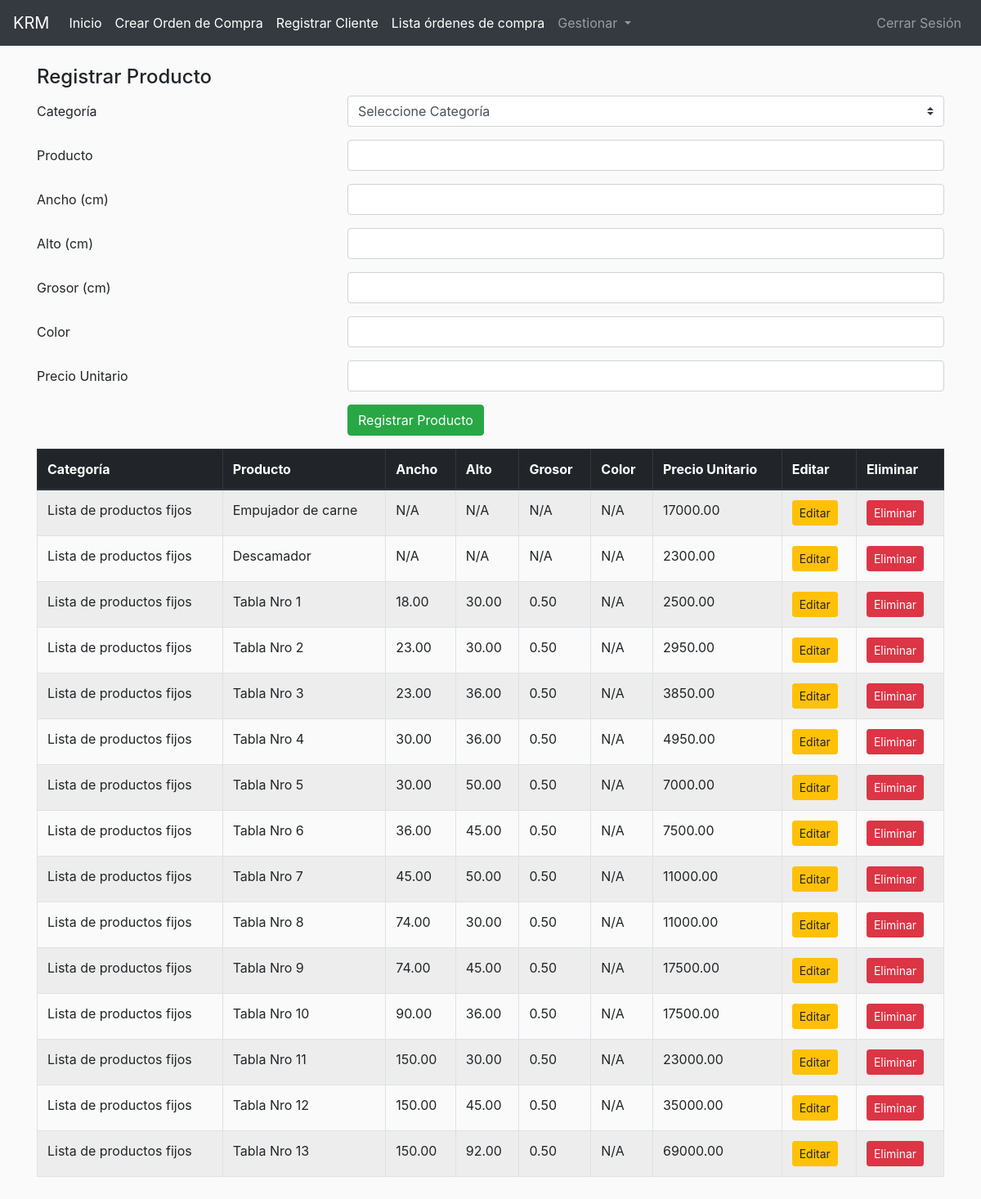
Screenshot of /producto.php (signed in) with the database file from the repository.
### tables this page shows
CREATE TABLE `productos` (
  `id_producto` int(10) NOT NULL,
  `nombre_producto` varchar(100) NOT NULL,
  `id_categoria` int(10) NOT NULL,
  `ancho` decimal(10,2) DEFAULT NULL,
  `alto` decimal(10,2) DEFAULT NULL,
  `grosor` decimal(10,2) DEFAULT NULL,
  `color` varchar(50) DEFAULT NULL,
  `precio_unitario` decimal(10,2) DEFAULT NULL
);

CREATE TABLE `categorias` (
  `id_categoria` int(10) NOT NULL,
  `nombre_categoria` varchar(100) NOT NULL
);

### mostrar_productos.php (the view, shortened to what this page needs)
<?php
$servername = "localhost";
$username = "u400283574_krm";
$password = "Krm2024!";
$dbname = "u400283574_krm";
$conn = new mysqli($servername, $username, $password, $dbname);
$sql= "SELECT productos.id_producto, nombre_producto, categorias.nombre_categoria, productos.ancho, productos.alto, productos.grosor, productos.color, productos.precio_unitario
FROM productos
INNER JOIN categorias
ON productos.id_categoria = categorias.id_categoria
ORDER BY nombre_categoria ASC";
$result = $conn->query($sql);
if ($result->num_rows > 0) {
    echo "<table class='table table-striped table-bordered'><thead class='thead-dark'><tr>
        <th>Categoría</th>
        <th>Producto</th>
        <th>Ancho</th>
        <th>Alto</th>
        <th>Grosor</th>
        <th>Color</th>
        <th>Precio Unitario</th>
        <th>Editar</th>
        <th>Eliminar</th>
    </tr></thead><tbody>";
    while ($row = $result->fetch_assoc()) {
        echo "<tr>
                <td>" . ucfirst($row["nombre_categoria"]). "</td>
                <td>" . ucfirst($row["nombre_producto"]). "</td>
                <td>" . ($row["ancho"] ?? 'N/A'). "</td>
                <td>" . ($row["alto"] ?? 'N/A'). "</td>
                <td>" . ($row["grosor"] ?? 'N/A'). "</td>
                <td>" . ($row["color"] ?? 'N/A'). "</td>
                <td>" . ($row["precio_unitario"] ?? 'N/A'). "</td>
                <td>
                    <form method='get' action='editar_producto.php'>
                        <input type='hidden' name='id_producto' value='" . $row["id_producto"] . "'>
                        <input type='submit' class='btn btn-warning btn-sm' value='Editar'>
                    </form>
                </td>
                <td>
                    <form method='post' action='eliminar_producto.php'>
                        <input type='hidden' name='id_producto' value='" . $row["id_producto"] . "'>
                        <input type='submit' class='btn btn-danger btn-sm' value='Eliminar'>
                    </form>
                </td>
              </tr>";
    }
    echo "</tbody></table>";
} else {
    echo "0 resultados";
}
?>

### menu.php (shortened to what this page needs)
<?php
$base_url = "https://renangalvan.net/sistema_krm/";
?>
<!DOCTYPE html>
<html lang="es">
<head>
    <link rel="stylesheet" href="https://maxcdn.bootstrapcdn.com/bootstrap/4.5.2/css/bootstrap.min.css">
</head>
<body>
    <nav class="navbar navbar-expand-lg navbar-dark bg-dark">
        <a class="navbar-brand" href="<?php echo $base_url; ?>index.php">KRM</a>
        <div class="collapse navbar-collapse" id="navbarNav">
            <ul class="navbar-nav mr-auto">
                <li class="nav-item active">
                    <a class="nav-link" href="<?php echo $base_url; ?>index.php">Inicio<span class="sr-only">(actual)</span></a>
                </li>
                <li class="nav-item active">
                    <a class="nav-link" href="<?php echo $base_url; ?>formulario_productos_2.php">Crear Orden de Compra<span class="sr-only">(actual)</span></a>
                </li>
                <li class="nav-item active">
                    <a class="nav-link" href="<?php echo $base_url; ?>cliente.php">Registrar Cliente</a>
                </li>
                <li class="nav-item active">
                    <a class="nav-link" href="<?php echo $base_url; ?>lista_cotizaciones.php">Lista órdenes de compra</a>
                </li>
                <li class="nav-item dropdown">
                    <a class="nav-link dropdown-toggle" href="#" id="navbarDropdown" role="button" data-toggle="dropdown" aria-haspopup="true" aria-expanded="false">
                        Gestionar
                    </a>
                </li>
            </ul>
            <ul class="navbar-nav">
                <li class="nav-item">
                    <a class="nav-link" href="logout.php">Cerrar Sesión</a>
                </li>
            </ul>
        </div>
    </nav>
    <br/>
</body>
</html>

### producto.php (shortened to what this page needs)
<?php
include "menu.php";
?>
<!DOCTYPE html>
<html lang="en">
  <head>
    <link rel="stylesheet" href="https://stackpath.bootstrapcdn.com/bootstrap/4.1.3/css/bootstrap.min.css">
    <link rel="stylesheet" href="https://maxcdn.bootstrapcdn.com/font-awesome/4.7.0/css/font-awesome.min.css">
  </head>
  <body style="background-color: #FAFAFA;">
      <div class="container">
<h4>Registrar Producto</h4>
    <form action="insertar_producto.php" method="post">
        <div class="form-group row">
          <label for="id_categoria" class="col-4 col-form-label">Categoría</label>
            <div class="col-8">
                <select  name="id_categoria" class="custom-select" required>
                    <option value="" disabled selected>Seleccione Categoría</option>
                </select>
            </div>
        </div>
        <div class="form-group row">
            <label for="nombre_producto" class="col-4 col-form-label">Producto</label>
            <div class="col-8">
            <input  name="nombre_producto" type="text" class="form-control" required="required">
            </div>
        </div>
        <div class="form-group row">
            <label for="ancho" class="col-4 col-form-label">Ancho (cm)</label>
            <div class="col-8">
            <input name="ancho" type="number" step="0.01" class="form-control">
            </div>
        </div>
        <div class="form-group row">
            <label for="alto" class="col-4 col-form-label">Alto (cm)</label>
            <div class="col-8">
            <input name="alto" type="number" step="0.01" class="form-control">
            </div>
        </div>
        <div class="form-group row">
            <label for="grosor" class="col-4 col-form-label">Grosor (cm)</label>
            <div class="col-8">
            <input name="grosor" type="number" step="0.01" class="form-control">
            </div>
        </div>
        <div class="form-group row">
            <label for="color" class="col-4 col-form-label">Color</label>
            <div class="col-8">
            <input name="color" type="text" class="form-control">
            </div>
        </div>
        <div class="form-group row">
            <label for="precio_unitario" class="col-4 col-form-label">Precio Unitario</label>
            <div class="col-8">
            <input name="precio_unitario" type="number" step="0.01" class="form-control">
            </div>
        </div>
        <div class="form-group row">
            <div class="offset-4 col-8">
            <button name="submit" type="submit" class="btn btn-success">Registrar Producto</button>
            </div>
        </div>
    </form>
        <div class="form-group row">
        <div class="container">
          <?php
          include "mostrar_productos.php";
          ?>
        </div>
      </div>
          </div>

### rows the page displays
productos: id_categoria.nombre_categoria "Lista de productos fijos", nombre_producto "Empujador de carne", ancho "N/A", alto "N/A", grosor "N/A", color "N/A", precio_unitario "17000.00"
productos: id_categoria.nombre_categoria "Lista de productos fijos", nombre_producto "Descamador", ancho "N/A", alto "N/A", grosor "N/A", color "N/A", precio_unitario "2300.00"
productos: id_categoria.nombre_categoria "Lista de productos fijos", nombre_producto "Tabla Nro 1", ancho "18.00", alto "30.00", grosor "0.50", color "N/A", precio_unitario "2500.00"
productos: id_categoria.nombre_categoria "Lista de productos fijos", nombre_producto "Tabla Nro 2", ancho "23.00", alto "30.00", grosor "0.50", color "N/A", precio_unitario "2950.00"
productos: id_categoria.nombre_categoria "Lista de productos fijos", nombre_producto "Tabla Nro 3", ancho "23.00", alto "36.00", grosor "0.50", color "N/A", precio_unitario "3850.00"
productos: id_categoria.nombre_categoria "Lista de productos fijos", nombre_producto "Tabla Nro 4", ancho "30.00", alto "36.00", grosor "0.50", color "N/A", precio_unitario "4950.00"
productos: id_categoria.nombre_categoria "Lista de productos fijos", nombre_producto "Tabla Nro 5", ancho "30.00", alto "50.00", grosor "0.50", color "N/A", precio_unitario "7000.00"
productos: id_categoria.nombre_categoria "Lista de productos fijos", nombre_producto "Tabla Nro 6", ancho "36.00", alto "45.00", grosor "0.50", color "N/A", precio_unitario "7500.00"
productos: id_categoria.nombre_categoria "Lista de productos fijos", nombre_producto "Tabla Nro 7", ancho "45.00", alto "50.00", grosor "0.50", color "N/A", precio_unitario "11000.00"
productos: id_categoria.nombre_categoria "Lista de productos fijos", nombre_producto "Tabla Nro 8", ancho "74.00", alto "30.00", grosor "0.50", color "N/A", precio_unitario "11000.00"
productos: id_categoria.nombre_categoria "Lista de productos fijos", nombre_producto "Tabla Nro 9", ancho "74.00", alto "45.00", grosor "0.50", color "N/A", precio_unitario "17500.00"
productos: id_categoria.nombre_categoria "Lista de productos fijos", nombre_producto "Tabla Nro 10", ancho "90.00", alto "36.00", grosor "0.50", color "N/A", precio_unitario "17500.00"
productos: id_categoria.nombre_categoria "Lista de productos fijos", nombre_producto "Tabla Nro 11", ancho "150.00", alto "30.00", grosor "0.50", color "N/A", precio_unitario "23000.00"
productos: id_categoria.nombre_categoria "Lista de productos fijos", nombre_producto "Tabla Nro 12", ancho "150.00", alto "45.00", grosor "0.50", color "N/A", precio_unitario "35000.00"
productos: id_categoria.nombre_categoria "Lista de productos fijos", nombre_producto "Tabla Nro 13", ancho "150.00", alto "92.00", grosor "0.50", color "N/A", precio_unitario "69000.00"
